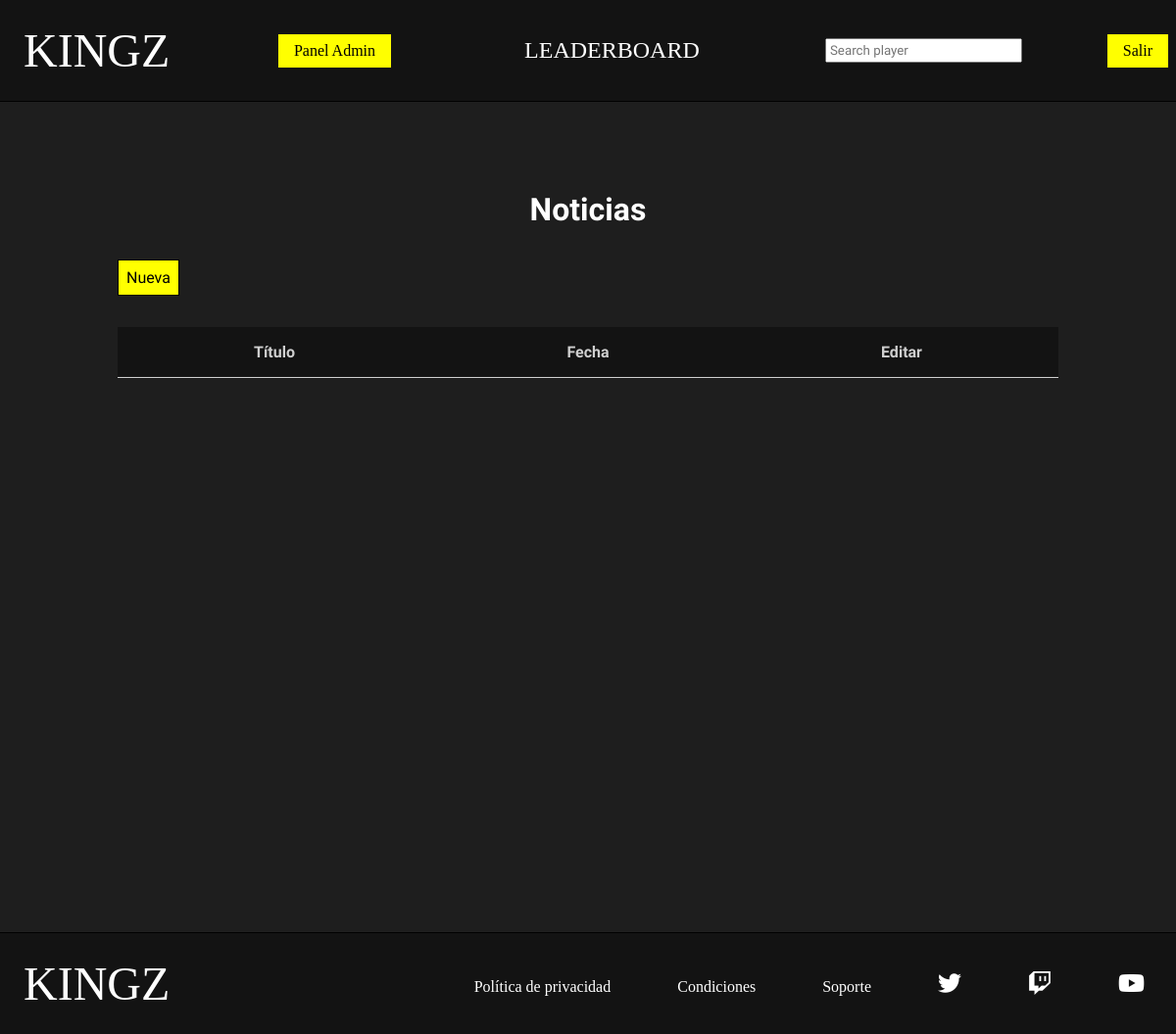
The page /php/panel_noticias.php (signed in) on the database as committed earlier.
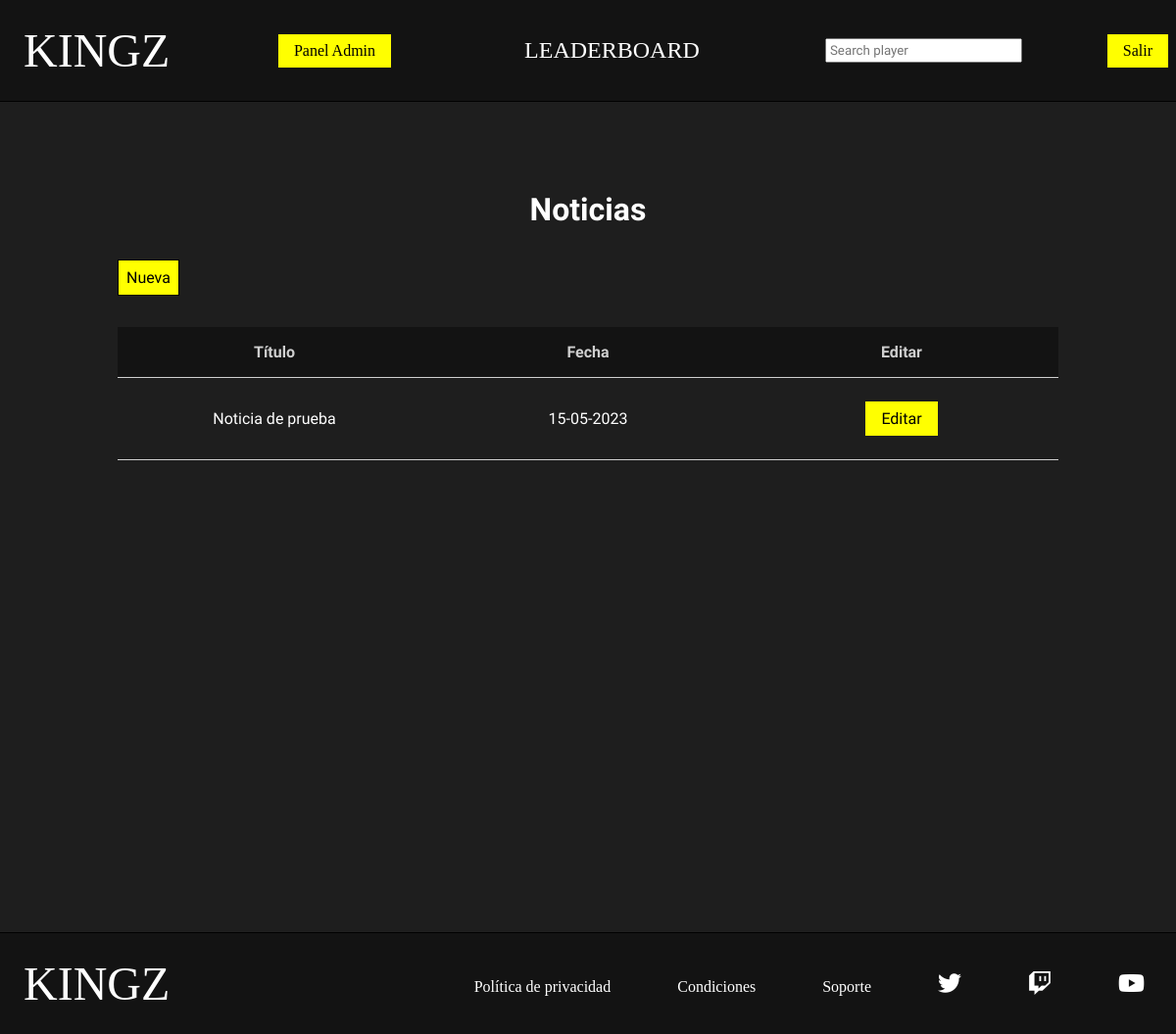
The same page on the database as committed later.
### tables this page shows
CREATE TABLE `noticia` (
  `id` bigint(20) UNSIGNED NOT NULL,
  `titulo` varchar(50) NOT NULL,
  `texto` varchar(500) NOT NULL,
  `foto` varchar(50) NOT NULL,
  `fecha` date NOT NULL
);

### php/panel_noticias.php (the view, shortened to what this page needs)
<?php
    require_once "funciones.php";
    $tipo_usu="";
?>
<!DOCTYPE html>
<html lang="en">
<head>
    <link rel="stylesheet" href="../css/estilos.css">
    <link rel="stylesheet" href="https://cdnjs.cloudflare.com/ajax/libs/font-awesome/6.2.0/css/all.min.css" />
</head>
<body>
    <?php
        if(isset($_SESSION['nick']) && isset($_SESSION['pass'])){
            $nick=$_SESSION['nick'];
            $pass=$_SESSION['pass'];
            $esAdmin=comprobarAdmin($nick,$pass);
            if($esAdmin){
                headerAdmin();
                $tipo_usu="admin";
            }else{
                headerPlayer();
                $tipo_usu="player";
            }
        }else{
            headerGuest();
            $tipo_usu="guest";
        }
    ?>
    <main>
        <section id="seccionNoticias" class="seccion">
            <h1>Noticias</h1>
            <div class="contenedor_buscar_nuevo">
                <form action="nueva_noticia.php" method="post">
                    <input type="submit" name="nueva_noticia" value="Nueva">
                </form>
            </div>
            <?php
                if($tipo_usu=="admin"){
                    $noticias=todas_noticias();
                    echo '<table>
                    <thead>
                        <tr>
                            <th>Título</th>
                            <th>Fecha</th>
                            <th>Editar</th>
                        </tr>
                    </thead>
                    <tbody>';
                    if($noticias!=null){
                        for($i=0;$i<count($noticias);$i++){
                            $fecha_formateada=date("d-m-Y",strtotime($noticias[$i]['fecha']));
                            echo '<tr>
                                <td><a href="noticia.php?id_noticia='.$noticias[$i]['id'].'">'.$noticias[$i]['titulo'].'</a></td>
                                <td>'.$fecha_formateada.'</td>
                                <td>
                                    <form action="editar_noticia.php" method="post">
                                        <input type="hidden" name="id_noticia" value="'.$noticias[$i]['id'].'">
                                        <input type="submit" name="editar_noticia" class="btn_editar" value="Editar">
                                    </form>
                                </td>
                            </tr>';
                        }
                    }
                    echo '</tbody>
                    </table>';
                }else{
                    header("Location:../index.php");
                }
            ?>
        </section>
    </main>
    <?php
        footer();
    ?>
</body>
</html>

### php/funciones.php (shortened to what this page needs)
<?php
    function conectarServidor(){
        $con=new mysqli('localhost', 'root', '', 'kingz');
        $con->set_charset('utf8');
        return $con;
    }
    function comprobarAdmin($nick,$pass){
        $con=conectarServidor();
        $buscar=$con->prepare("SELECT id from usuario where nick=? and pass=?");
        $buscar->bind_result($id);
        $buscar->bind_param("ss",$nick,$pass);
        $buscar->execute();
        if($id===0){
            $res=true;
        }else{
            $res=false;
        }
        return $res;
    }
    function todas_noticias(){
        $con=conectarServidor();
        $buscar=$con->query("SELECT * from noticia");
        if($buscar->num_rows>0){
            $i=0;
            while($fila_buscar=$buscar->fetch_array(MYSQLI_ASSOC)){
                $datos[$i]['id']=$fila_buscar['id'];
                $datos[$i]['titulo']=$fila_buscar['titulo'];
                $datos[$i]['texto']=$fila_buscar['texto'];
                $datos[$i]['fecha']=$fila_buscar['fecha'];
                $datos[$i]['foto']=$fila_buscar['foto'];
                $i++;
            }
        }else{
            $datos=null;
        }
        return $datos;
    }
    function headerAdmin(){
        echo '<header>
            <a href="../index.php" class="logo">KINGZ</a>
            <nav>
                <form action="panel_admin.php" method="post">
                    <input type="submit" id="btn-admin" name="admin" value="Panel Admin">
                </form>
                <a href="leaderboard.php">LEADERBOARD</a>
                <form action="buscar_perfil.php" method="post">
                    <input placeholder="Search player" id="buscar_perfil" name="buscador">
                </form>
            </nav>
            <div class="headerLogin">
                <form action="cerrar_sesion.php" method="post">
                    <input type="submit" id="btn-salir" name="salir" value="Salir">
                </form>
            </div>
        </header>';
    }
    function footer(){
        echo '<footer>
            <a href="../index.php" class="logo">KINGZ</a>
            <div>
                <a href="#">Política de privacidad</a>
                <a href="#">Condiciones</a>
                <a href="soporte.php">Soporte</a>
                <a href="#"><i class="fa-brands fa-twitter"></i></a>
                <a href="#"><i class="fa-brands fa-twitch"></i></a>
                <a href="#"><i class="fa-brands fa-youtube"></i></a>
            </div>
        </footer>';
    }
?>

### css/estilos.css (style rules this page uses)
* { box-sizing: border-box; }
body { margin: 0%; background-color: #1e1e1e; font-family: 'Play', sans-serif; color: white; }
input[type=submit] { border: none; text-align: center; text-decoration: none; }
.btn_editar { background-color: yellow; padding: 0.5rem 1rem; font-family: inherit; font-size: 1rem; margin: 0.5rem; }
table a { text-decoration: none; color: #fff; }
header { display: flex; align-items: center; justify-content: space-between; flex-wrap: wrap; background-color: #131313; border-bottom: 1px solid black; position: sticky; width: 100%; top: 0%; left: 0%; z-index: 999; font-family: "Jeju"; }
.logo { color: white; text-decoration: none; font-size: 3rem; margin: 1.5rem; }
header input[type=submit] { background-color: yellow; padding: 0.5rem 1rem; font-family: inherit; font-size: 1rem; margin: 0.5rem; }
nav { display: flex; align-items: center; justify-content: space-between; flex-wrap: wrap; }
nav a { color: white; text-decoration: none; font-size: 1.5rem; margin: 1.5rem 8rem; }
nav input { font-family: "Play"; padding: 0.2rem; }
.headerLogin { display: flex; }
.seccion { width: 80%; margin: 4rem auto; min-height: 90vh; display: flex; flex-direction: column; }
.seccion h1 { font-size: 2rem; text-align: center; margin-bottom: 2rem; color: white; }
.contenedor_buscar_nuevo { display: flex; align-items: center; justify-content: space-between; margin-bottom: 2rem; }
.contenedor_buscar_nuevo input { padding: 0.5rem; margin-right: 0.3rem; font: inherit; }
.contenedor_buscar_nuevo input[type=submit] { background-color: yellow; padding: 0.5rem; border: 1px solid black; }
.contenedor_buscar_nuevo form { display: flex; }
#seccionNoticias table { border-collapse: collapse; color: white; }
#seccionNoticias tr { border-bottom: 1px solid #cfcfcf; }
#seccionNoticias td { padding: 1rem; text-align: center; }
#seccionNoticias th { color: #cfcfcf; background-color: #131313; padding: 1rem; width: 33%; }
footer { display: flex; align-items: center; justify-content: space-between; flex-wrap: wrap; background-color: #131313; border-top: 1px solid black; font-family: "Jeju"; }
footer a { text-decoration: none; color: white; margin: 0rem 2rem; }
footer i { font-size: 1.5rem; }

Rows that differ between the two databases and show on the page:
added noticia: titulo "Noticia de prueba", fecha "15-05-2023"
